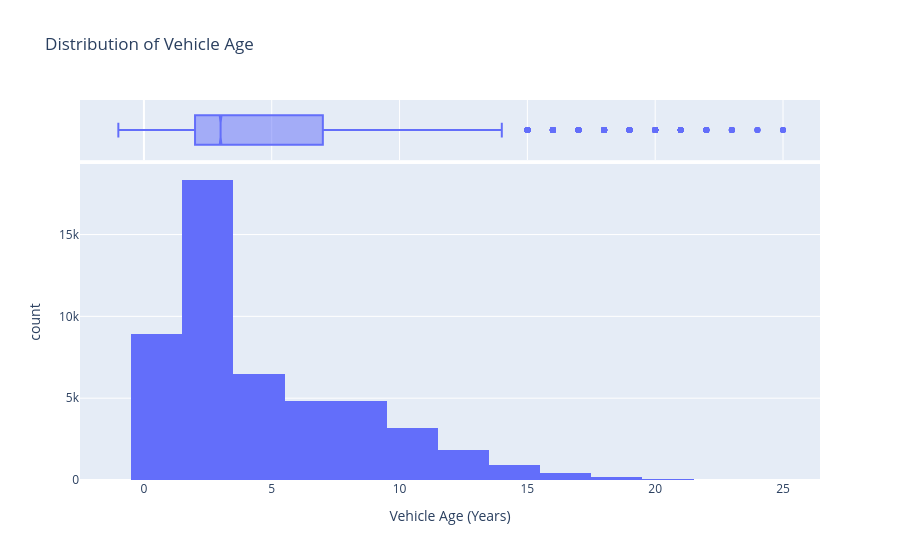

The notebook cell this image was saved under:
### Markdown cell above
### What is the distribution of vehicle age at sale (Age = Sale Year − Model Year)? Provide basic statistics (count, mean, median, std, min, 25 %, 50 %,75 %, max).

### Code cell
result_dff=df
result_dff["Age"]=df["Sale Date"].dt.year - df["Year"]
result_dff["Age"].describe()
fig = px.histogram(result_dff, x="Age",nbins=20,title="Distribution of Vehicle Age",labels={"Age":"Vehicle Age (Years)"},marginal="box")         # optional: adds a boxplot on top
fig.show()

### Figure 1 — Plotly figure (JSON) as saved in the notebook; plotly's stock layout.template omitted (floating-point values rounded to 4 significant figures; data arrays with more than 128 entries replaced by an {"elided": "..."} marker saying what was removed)
{"data": [{"bingroup": "x", "hovertemplate": "Vehicle Age (Years)=%{x}<br>count=%{y}<extra></extra>", "legendgroup": "", "marker": {"color": "#636efa", "pattern": {"shape": ""}}, "name": "", "nbinsx": 20, "orientation": "v", "showlegend": false, "type": "histogram", "x": {"elided": "50000 int values"}, "xaxis": "x", "yaxis": "y"}, {"hovertemplate": "Vehicle Age (Years)=%{x}<extra></extra>", "legendgroup": "", "marker": {"color": "#636efa"}, "name": "", "notched": true, "showlegend": false, "type": "box", "x": {"elided": "50000 int values"}, "xaxis": "x2", "yaxis": "y2"}], "layout": {"barmode": "relative", "legend": {"tracegroupgap": 0}, "title": {"text": "Distribution of Vehicle Age"}, "xaxis": {"anchor": "y", "domain": [0, 1], "title": {"text": "Vehicle Age (Years)"}}, "xaxis2": {"anchor": "y2", "domain": [0, 1], "matches": "x", "showgrid": true, "showticklabels": false}, "yaxis": {"anchor": "x", "domain": [0, 0.8316], "title": {"text": "count"}}, "yaxis2": {"anchor": "x2", "domain": [0.8416, 1], "matches": "y2", "showgrid": false, "showline": false, "showticklabels": false, "ticks": ""}}}
